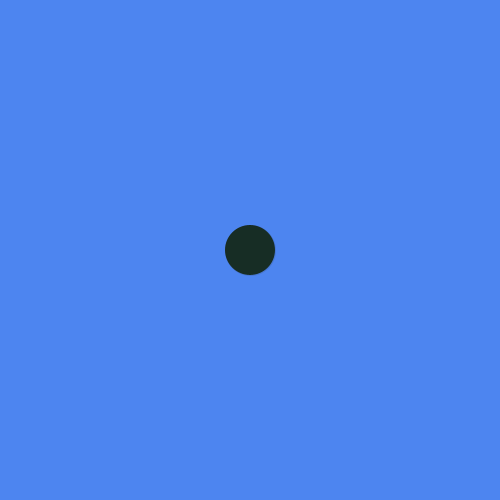
Frame 1 (no input)
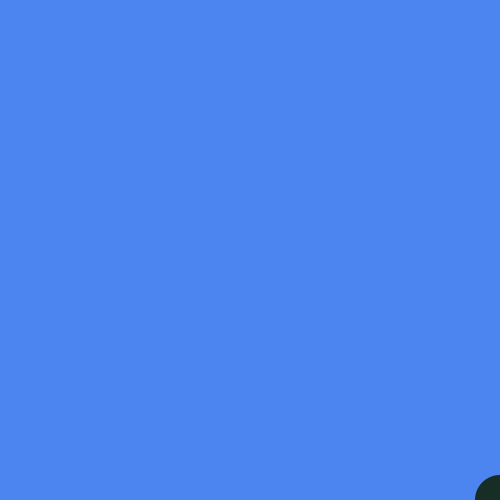
Frame 60 (the mouse pressed at the canvas centre just before this capture)
Frame 120 (the mouse held since frame 60 and released just before this capture): identical to frame 60, image omitted

The Processing sketch that drew these frames (run headless with seeded random() and noise(); from frame 60 on, the mouse is pressed at the canvas centre):

// Processing sketch: Pong
// ── Pong.pde
int x= 250;
int y=250;
int xspeed=10;
int yspeed=10;
void setup(){
  size(500,500);
}

void draw(){
  background(#4D85F0);
  fill(23,45,37);
  stroke(30,35.40);
  ellipse(x,y,50,50);
x=x+xspeed;
y=y+yspeed;
if(x>width){
  x=x-xspeed;
}
if(y>height){
  y=y-yspeed;
}







}
